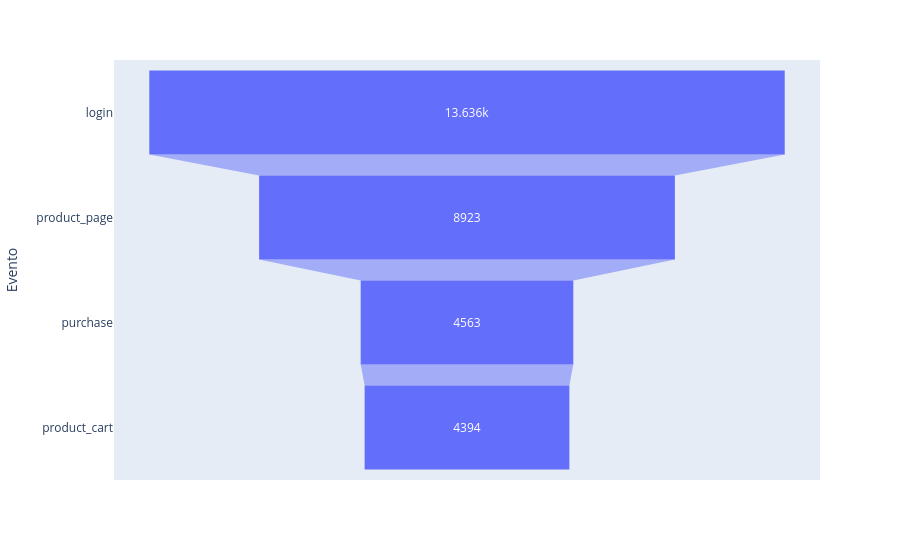

Source (notebook cell):
### Code cell
data = dict(
    number=evento_por_num_usuarios['cantidad_usuarios'],
    Evento=["login", "product_page", "purchase", "product_cart"])
fig = px.funnel(data, x='number', y='Evento')
fig.show()

### Figure 1 — Plotly figure (JSON) as saved in the notebook; plotly's stock layout.template omitted (floating-point values rounded to 4 significant figures)
{"data": [{"hovertemplate": "number=%{x}<br>Evento=%{y}<extra></extra>", "legendgroup": "", "marker": {"color": "#636efa"}, "name": "", "orientation": "h", "showlegend": false, "type": "funnel", "x": [13636, 8923, 4563, 4394], "xaxis": "x", "y": ["login", "product_page", "purchase", "product_cart"], "yaxis": "y"}], "layout": {"legend": {"tracegroupgap": 0}, "margin": {"t": 60}, "xaxis": {"anchor": "y", "domain": [0, 1], "title": {"text": "number"}}, "yaxis": {"anchor": "x", "domain": [0, 1], "title": {"text": "Evento"}}}}
